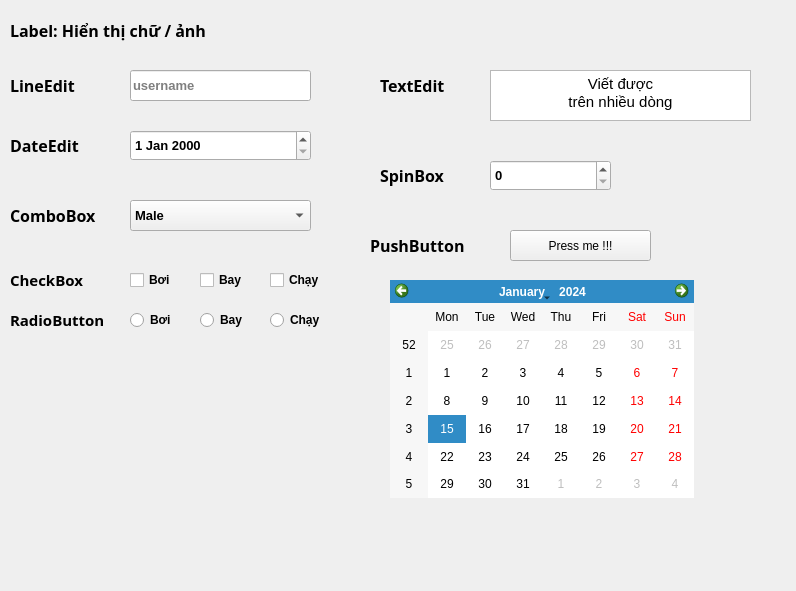
<?xml version="1.0" encoding="UTF-8"?>
<ui version="4.0">
 <class>MainWindow</class>
 <widget class="QMainWindow" name="MainWindow">
  <property name="geometry">
   <rect>
    <x>0</x>
    <y>0</y>
    <width>796</width>
    <height>591</height>
   </rect>
  </property>
  <property name="windowTitle">
   <string>MainWindow</string>
  </property>
  <widget class="QWidget" name="centralwidget">
   <widget class="QLabel" name="label">
    <property name="geometry">
     <rect>
      <x>10</x>
      <y>10</y>
      <width>381</width>
      <height>41</height>
     </rect>
    </property>
    <property name="font">
     <font>
      <family>Nunito Sans Normal ExtraBold</family>
      <pointsize>12</pointsize>
      <weight>75</weight>
      <bold>true</bold>
     </font>
    </property>
    <property name="text">
     <string>Label: Hiển thị chữ / ảnh</string>
    </property>
   </widget>
   <widget class="QLabel" name="label_2">
    <property name="geometry">
     <rect>
      <x>10</x>
      <y>70</y>
      <width>101</width>
      <height>31</height>
     </rect>
    </property>
    <property name="font">
     <font>
      <family>Nunito Sans Normal ExtraBold</family>
      <pointsize>12</pointsize>
      <weight>75</weight>
      <bold>true</bold>
     </font>
    </property>
    <property name="text">
     <string>LineEdit</string>
    </property>
   </widget>
   <widget class="QLineEdit" name="lineEdit">
    <property name="geometry">
     <rect>
      <x>130</x>
      <y>70</y>
      <width>181</width>
      <height>31</height>
     </rect>
    </property>
    <property name="font">
     <font>
      <pointsize>10</pointsize>
      <weight>75</weight>
      <bold>true</bold>
     </font>
    </property>
    <property name="placeholderText">
     <string>username</string>
    </property>
   </widget>
   <widget class="QLabel" name="label_3">
    <property name="geometry">
     <rect>
      <x>380</x>
      <y>70</y>
      <width>91</width>
      <height>31</height>
     </rect>
    </property>
    <property name="font">
     <font>
      <family>Nunito Sans Normal ExtraBold</family>
      <pointsize>12</pointsize>
      <weight>75</weight>
      <bold>true</bold>
     </font>
    </property>
    <property name="text">
     <string>TextEdit</string>
    </property>
   </widget>
   <widget class="QTextEdit" name="textEdit">
    <property name="geometry">
     <rect>
      <x>490</x>
      <y>70</y>
      <width>261</width>
      <height>51</height>
     </rect>
    </property>
    <property name="font">
     <font>
      <pointsize>12</pointsize>
      <weight>75</weight>
      <bold>true</bold>
     </font>
    </property>
    <property name="html">
     <string>&lt;!DOCTYPE HTML PUBLIC &quot;-//W3C//DTD HTML 4.0//EN&quot; &quot;http://www.w3.org/TR/REC-html40/strict.dtd&quot;&gt;
&lt;html&gt;&lt;head&gt;&lt;meta name=&quot;qrichtext&quot; content=&quot;1&quot; /&gt;&lt;style type=&quot;text/css&quot;&gt;
p, li { white-space: pre-wrap; }
&lt;/style&gt;&lt;/head&gt;&lt;body style=&quot; font-family:'MS Shell Dlg 2'; font-size:12pt; font-weight:600; font-style:normal;&quot;&gt;
&lt;p align=&quot;center&quot; style=&quot; margin-top:0px; margin-bottom:0px; margin-left:0px; margin-right:0px; -qt-block-indent:0; text-indent:0px;&quot;&gt;&lt;span style=&quot; font-size:11pt; font-weight:400;&quot;&gt;Viết được&lt;/span&gt;&lt;/p&gt;
&lt;p align=&quot;center&quot; style=&quot; margin-top:0px; margin-bottom:0px; margin-left:0px; margin-right:0px; -qt-block-indent:0; text-indent:0px;&quot;&gt;&lt;span style=&quot; font-size:11pt; font-weight:400;&quot;&gt;trên nhiều dòng&lt;/span&gt;&lt;/p&gt;&lt;/body&gt;&lt;/html&gt;</string>
    </property>
   </widget>
   <widget class="QLabel" name="label_4">
    <property name="geometry">
     <rect>
      <x>10</x>
      <y>130</y>
      <width>101</width>
      <height>31</height>
     </rect>
    </property>
    <property name="font">
     <font>
      <family>Nunito Sans Normal ExtraBold</family>
      <pointsize>12</pointsize>
      <weight>75</weight>
      <bold>true</bold>
     </font>
    </property>
    <property name="text">
     <string>DateEdit</string>
    </property>
   </widget>
   <widget class="QDateEdit" name="dateEdit">
    <property name="geometry">
     <rect>
      <x>130</x>
      <y>130</y>
      <width>181</width>
      <height>31</height>
     </rect>
    </property>
    <property name="font">
     <font>
      <pointsize>10</pointsize>
      <weight>75</weight>
      <bold>true</bold>
     </font>
    </property>
   </widget>
   <widget class="QLabel" name="label_5">
    <property name="geometry">
     <rect>
      <x>10</x>
      <y>200</y>
      <width>111</width>
      <height>31</height>
     </rect>
    </property>
    <property name="font">
     <font>
      <family>Nunito Sans Normal ExtraBold</family>
      <pointsize>12</pointsize>
      <weight>75</weight>
      <bold>true</bold>
     </font>
    </property>
    <property name="text">
     <string>ComboBox</string>
    </property>
   </widget>
   <widget class="QComboBox" name="comboBox">
    <property name="geometry">
     <rect>
      <x>130</x>
      <y>200</y>
      <width>181</width>
      <height>31</height>
     </rect>
    </property>
    <property name="font">
     <font>
      <pointsize>10</pointsize>
      <weight>75</weight>
      <bold>true</bold>
     </font>
    </property>
    <item>
     <property name="text">
      <string>Male</string>
     </property>
    </item>
    <item>
     <property name="text">
      <string>Female</string>
     </property>
    </item>
    <item>
     <property name="text">
      <string>Others</string>
     </property>
    </item>
   </widget>
   <widget class="QLabel" name="label_6">
    <property name="geometry">
     <rect>
      <x>380</x>
      <y>160</y>
      <width>101</width>
      <height>31</height>
     </rect>
    </property>
    <property name="font">
     <font>
      <family>Nunito Sans Normal ExtraBold</family>
      <pointsize>12</pointsize>
      <weight>75</weight>
      <bold>true</bold>
     </font>
    </property>
    <property name="text">
     <string>SpinBox</string>
    </property>
   </widget>
   <widget class="QSpinBox" name="spinBox">
    <property name="geometry">
     <rect>
      <x>490</x>
      <y>160</y>
      <width>121</width>
      <height>31</height>
     </rect>
    </property>
    <property name="font">
     <font>
      <pointsize>10</pointsize>
      <weight>75</weight>
      <bold>true</bold>
     </font>
    </property>
   </widget>
   <widget class="QCheckBox" name="checkBox_2">
    <property name="geometry">
     <rect>
      <x>200</x>
      <y>270</y>
      <width>51</width>
      <height>20</height>
     </rect>
    </property>
    <property name="font">
     <font>
      <pointsize>9</pointsize>
      <weight>75</weight>
      <bold>true</bold>
     </font>
    </property>
    <property name="text">
     <string>Bay</string>
    </property>
   </widget>
   <widget class="QRadioButton" name="radioButton_3">
    <property name="geometry">
     <rect>
      <x>200</x>
      <y>310</y>
      <width>51</width>
      <height>20</height>
     </rect>
    </property>
    <property name="font">
     <font>
      <pointsize>9</pointsize>
      <weight>75</weight>
      <bold>true</bold>
     </font>
    </property>
    <property name="text">
     <string>Bay</string>
    </property>
   </widget>
   <widget class="QLabel" name="label_7">
    <property name="geometry">
     <rect>
      <x>10</x>
      <y>265</y>
      <width>100</width>
      <height>30</height>
     </rect>
    </property>
    <property name="font">
     <font>
      <family>Nunito Sans Normal ExtraBold</family>
      <pointsize>11</pointsize>
      <weight>75</weight>
      <bold>true</bold>
     </font>
    </property>
    <property name="text">
     <string>CheckBox</string>
    </property>
   </widget>
   <widget class="QCheckBox" name="checkBox_3">
    <property name="geometry">
     <rect>
      <x>270</x>
      <y>270</y>
      <width>72</width>
      <height>20</height>
     </rect>
    </property>
    <property name="font">
     <font>
      <pointsize>9</pointsize>
      <weight>75</weight>
      <bold>true</bold>
     </font>
    </property>
    <property name="text">
     <string>Chạy</string>
    </property>
   </widget>
   <widget class="QRadioButton" name="radioButton">
    <property name="geometry">
     <rect>
      <x>130</x>
      <y>310</y>
      <width>51</width>
      <height>20</height>
     </rect>
    </property>
    <property name="font">
     <font>
      <pointsize>9</pointsize>
      <weight>75</weight>
      <bold>true</bold>
     </font>
    </property>
    <property name="text">
     <string>Bơi</string>
    </property>
   </widget>
   <widget class="QRadioButton" name="radioButton_2">
    <property name="geometry">
     <rect>
      <x>270</x>
      <y>310</y>
      <width>86</width>
      <height>20</height>
     </rect>
    </property>
    <property name="font">
     <font>
      <pointsize>9</pointsize>
      <weight>75</weight>
      <bold>true</bold>
     </font>
    </property>
    <property name="text">
     <string>Chạy</string>
    </property>
   </widget>
   <widget class="QLabel" name="label_8">
    <property name="geometry">
     <rect>
      <x>10</x>
      <y>305</y>
      <width>111</width>
      <height>30</height>
     </rect>
    </property>
    <property name="font">
     <font>
      <family>Nunito Sans Normal ExtraBold</family>
      <pointsize>11</pointsize>
      <weight>75</weight>
      <bold>true</bold>
     </font>
    </property>
    <property name="text">
     <string>RadioButton</string>
    </property>
   </widget>
   <widget class="QCheckBox" name="checkBox">
    <property name="geometry">
     <rect>
      <x>130</x>
      <y>270</y>
      <width>51</width>
      <height>20</height>
     </rect>
    </property>
    <property name="font">
     <font>
      <pointsize>9</pointsize>
      <weight>75</weight>
      <bold>true</bold>
     </font>
    </property>
    <property name="text">
     <string>Bơi</string>
    </property>
   </widget>
   <widget class="QPushButton" name="pushButton">
    <property name="geometry">
     <rect>
      <x>510</x>
      <y>230</y>
      <width>141</width>
      <height>31</height>
     </rect>
    </property>
    <property name="text">
     <string>Press me !!!</string>
    </property>
   </widget>
   <widget class="QLabel" name="label_9">
    <property name="geometry">
     <rect>
      <x>370</x>
      <y>230</y>
      <width>121</width>
      <height>31</height>
     </rect>
    </property>
    <property name="font">
     <font>
      <family>Nunito Sans Normal ExtraBold</family>
      <pointsize>12</pointsize>
      <weight>75</weight>
      <bold>true</bold>
     </font>
    </property>
    <property name="text">
     <string>PushButton</string>
    </property>
   </widget>
   <widget class="QCalendarWidget" name="calendarWidget">
    <property name="geometry">
     <rect>
      <x>390</x>
      <y>280</y>
      <width>304</width>
      <height>218</height>
     </rect>
    </property>
   </widget>
  </widget>
 </widget>
 <resources/>
 <connections/>
</ui>
